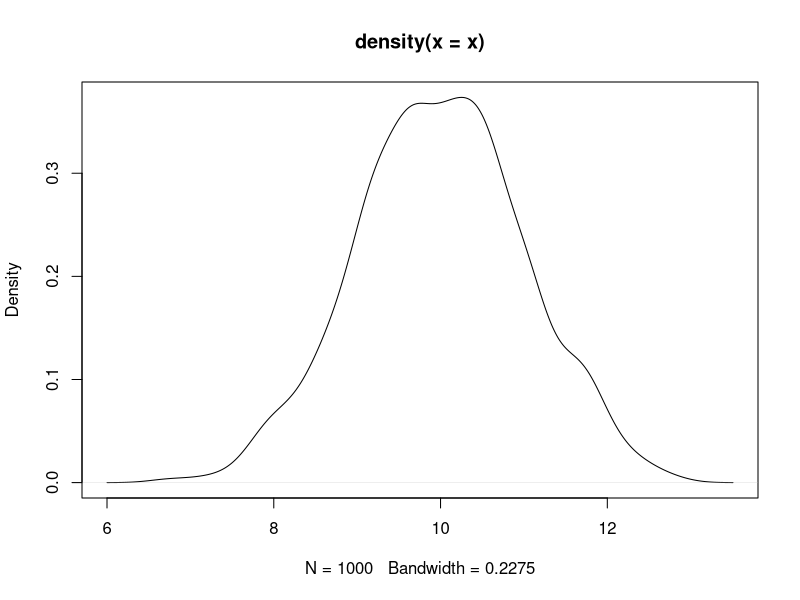

The R script that drew this image:
## ---- chunk 1
knitr::opts_chunk$set(echo = TRUE)
## ---- chunk 2
x <- rnorm(1000)+10
head(x)

## ---- chunk 3
plot(density(x))
